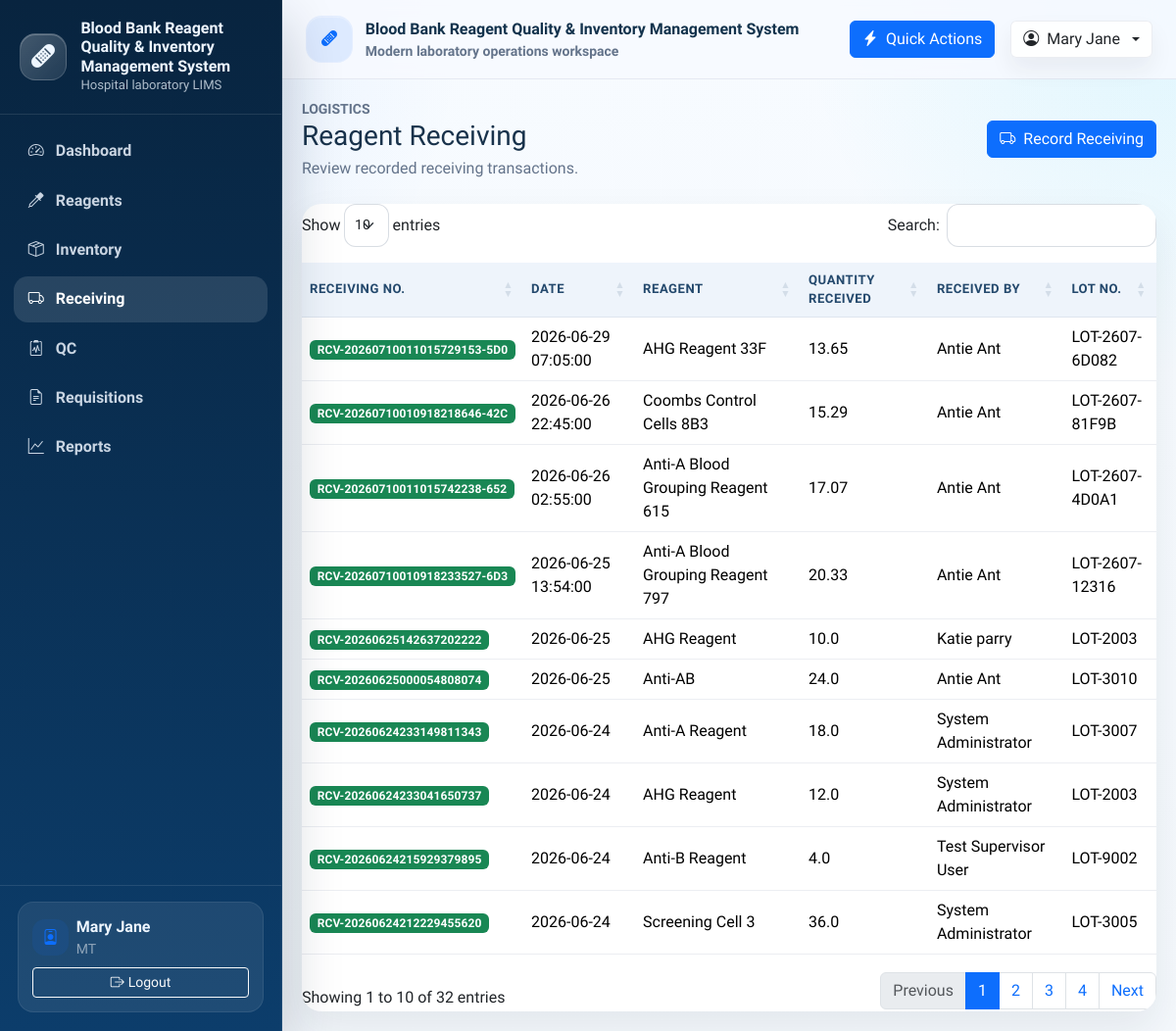
Screenshot of /receiving (signed in) with the database file from the repository.
### tables this page shows
CREATE TABLE User (
    user_id INTEGER PRIMARY KEY AUTOINCREMENT,
    username TEXT NOT NULL UNIQUE,
    password_hash TEXT NOT NULL,
    full_name TEXT NOT NULL,
    email TEXT UNIQUE,
    role TEXT NOT NULL DEFAULT 'staff',
    is_active INTEGER NOT NULL DEFAULT 1 CHECK (is_active IN (0, 1)),
    created_at TEXT NOT NULL DEFAULT CURRENT_TIMESTAMP,
    updated_at TEXT
);

CREATE TABLE Reagent_Receiving (
    receiving_id INTEGER PRIMARY KEY AUTOINCREMENT,
    receiving_number TEXT NOT NULL UNIQUE,
    request_detail_id INTEGER,
    supplier_id INTEGER NOT NULL,
    received_by_user_id INTEGER NOT NULL,
    inventory_id INTEGER,
    reagent_id INTEGER NOT NULL,
    received_date TEXT NOT NULL DEFAULT CURRENT_TIMESTAMP,
    lot_number TEXT NOT NULL,
    expiry_date TEXT,
    quantity_received REAL NOT NULL,
    unit_cost REAL,
    invoice_number TEXT,
    remarks TEXT,
    created_at TEXT NOT NULL DEFAULT CURRENT_TIMESTAMP,
    updated_at TEXT,
    FOREIGN KEY (request_detail_id) REFERENCES Reagent_Request_Detail(request_detail_id)
        ON UPDATE CASCADE
        ON DELETE SET NULL,
    FOREIGN KEY (supplier_id) REFERENCES Supplier(supplier_id)
        ON UPDATE CASCADE
        ON DELETE RESTRICT,
    FOREIGN KEY (received_by_user_id) REFERENCES User(user_id)
        ON UPDATE CASCADE
        ON DELETE RESTRICT,
    FOREIGN KEY (inventory_id) REFERENCES Inventory(inventory_id)
        ON UPDATE CASCADE
        ON DELETE SET NULL,
    FOREIGN KEY (reagent_id) REFERENCES Reagent(reagent_id)
        ON UPDATE CASCADE
        ON DELETE RESTRICT
);

CREATE TABLE Reagent (
    reagent_id INTEGER PRIMARY KEY AUTOINCREMENT,
    reagent_code TEXT NOT NULL UNIQUE,
    reagent_name TEXT NOT NULL,
    supplier_id INTEGER,
    manufacturer TEXT,
    category TEXT,
    unit_of_measure TEXT NOT NULL,
    storage_condition TEXT,
    critical_level INTEGER NOT NULL DEFAULT 0,
    is_active INTEGER NOT NULL DEFAULT 1 CHECK (is_active IN (0, 1)),
    created_at TEXT NOT NULL DEFAULT CURRENT_TIMESTAMP,
    updated_at TEXT, reagent_type TEXT, lot_number TEXT, manufacturer_date TEXT, expiry_date TEXT, supplier TEXT, minimum_level REAL NOT NULL DEFAULT 0,
    FOREIGN KEY (supplier_id) REFERENCES Supplier(supplier_id)
        ON UPDATE CASCADE
        ON DELETE SET NULL
);

### controller.py (the view)
    @app.route("/receiving")
    @login_required
    def receiving_list():
        return view.render_receiving_list(receiving_records=model.list_receiving())

### model.py (called while the page is built)
def get_db_connection():
    connection = sqlite3.connect(DATABASE_PATH)
    connection.row_factory = sqlite3.Row
    return connection

def get_logged_in_user(user_id):
    with get_db_connection() as connection:
        return connection.execute(
            "SELECT user_id, username, full_name, role FROM User WHERE user_id = ?",
            (user_id,),
        ).fetchone()

def list_receiving():
    with get_db_connection() as connection:
        return connection.execute(
            """
            SELECT
                rr.receiving_id, rr.receiving_number, rr.received_date, rr.quantity_received,
                rr.lot_number, rr.expiry_date, rr.invoice_number, rr.remarks,
                r.reagent_name, u.full_name AS received_by_name
            FROM Reagent_Receiving AS rr
            LEFT JOIN Reagent AS r ON r.reagent_id = rr.reagent_id
            LEFT JOIN User AS u ON u.user_id = rr.received_by_user_id
            ORDER BY rr.received_date DESC, rr.receiving_id DESC
            """
        ).fetchall()

### view.py (called while the page is built)
def render_receiving_list(**context):
    return render_template("receiving/list.html", **context)

### templates/receiving/list.html (shortened to what this page needs)
{% extends "base.html" %}
{% import "_macros.html" as ui %}
{% block content %}
<div class="d-flex flex-column flex-md-row justify-content-between align-items-md-center gap-3 mb-4">
  <div>
    <div class="small text-uppercase text-muted fw-semibold">Logistics</div>
    <h1 class="h3 mb-1">Reagent Receiving</h1>
    <p class="text-muted mb-0">Review recorded receiving transactions.</p>
  </div>
  <a class="btn btn-primary" href="{{ url_for('receiving_add') }}"><i class="bi bi-truck me-2"></i>Record Receiving</a>
</div>
<div class="card border-0">
  <div class="card-body p-0 table-wrapper">
    <div class="table-responsive">
      <table class="table table-hover align-middle" data-datatable="true">
        <thead>
          <tr>
            <th>Receiving No.</th>
            <th>Date</th>
            <th>Reagent</th>
            <th>Quantity Received</th>
            <th>Received By</th>
            <th>Lot No.</th>
          </tr>
        </thead>
        <tbody>
          {% for record in receiving_records %}
            <tr>
              <td><span class="badge status-badge status-success">{{ record.receiving_number }}</span></td>
              <td>{{ record.received_date }}</td>
              <td>{{ record.reagent_name or "-" }}</td>
              <td>{{ record.quantity_received }}</td>
              <td>{{ record.received_by_name or "-" }}</td>
              <td>{{ record.lot_number or "-" }}</td>
            </tr>
          {% else %}
            <tr>
              <td colspan="6" class="text-center text-muted py-4">No receiving records found.</td>
            </tr>
          {% endfor %}
        </tbody>
      </table>
    </div>
  </div>
</div>
{% endblock %}

### templates/base.html (shortened to what this page needs)
<!doctype html>
<html lang="en">
<head>
  <link href="https://cdn.jsdelivr.net/npm/bootstrap@5.3.3/dist/css/bootstrap.min.css" rel="stylesheet">
  <link href="https://cdn.jsdelivr.net/npm/bootstrap-icons@1.11.3/font/bootstrap-icons.min.css" rel="stylesheet">
  <link href="https://cdn.datatables.net/1.13.8/css/dataTables.bootstrap5.min.css" rel="stylesheet">
  <link href="https://cdn.datatables.net/buttons/2.4.2/css/buttons.bootstrap5.min.css" rel="stylesheet">
  <link href="{{ url_for('static', filename='css/app.css') }}" rel="stylesheet">
</head>
<body class="app-shell">
  {% include "navbar.html" %}
  <div class="app-main">
    <header class="topbar">
      <div class="topbar-inner container-fluid py-3 px-3 px-lg-4 d-flex align-items-center justify-content-between gap-3">
        <div class="d-flex align-items-center gap-3 min-w-0">
          <div class="topbar-title min-w-0">
            <div class="brand-mark bg-soft-primary">
              <i class="bi bi-bandaid-fill"></i>
            </div>
            <div class="min-w-0">
              <div class="text-truncate">Blood Bank Reagent Quality & Inventory Management System</div>
              <div class="small text-muted">Modern laboratory operations workspace</div>
            </div>
          </div>
        </div>
        <div class="d-flex align-items-center gap-2 gap-lg-3">
          {% if g.user %}
            <button class="btn btn-primary d-none d-md-inline-flex align-items-center gap-2" data-bs-toggle="modal" data-bs-target="#quickActionsModal">
              <i class="bi bi-lightning-charge-fill"></i>
              Quick Actions
            </button>
            <div class="dropdown">
              <button class="btn user-chip dropdown-toggle d-flex align-items-center gap-2" data-bs-toggle="dropdown" aria-expanded="false">
                <i class="bi bi-person-circle"></i>
                <span class="d-none d-md-inline">{{ g.user.full_name or g.user.username }}</span>
              </button>
            </div>
          {% else %}
            <a class="btn btn-outline-primary" href="{{ url_for('login') }}">
              <i class="bi bi-box-arrow-in-right me-1"></i>Login
            </a>
          {% endif %}
        </div>
      </div>
    </header>
    <main class="content">
      {% block content %}{% endblock %}
    </main>
  </div>
  <div class="toast-container position-fixed top-0 end-0 p-3">
  </div>
</body>
</html>

### templates/navbar.html (shortened to what this page needs)
{% set nav_items = [
  ('dashboard', 'Dashboard', 'bi-speedometer2', 'dashboard'),
  ('reagent_list', 'Reagents', 'bi-eyedropper', 'reagent'),
  ('inventory_list', 'Inventory', 'bi-box-seam', 'inventory'),
  ('receiving_list', 'Receiving', 'bi-truck', 'receiving'),
  ('qc_list', 'QC', 'bi-clipboard2-pulse', 'qc'),
  ('request_history', 'Requisitions', 'bi-file-earmark-text', 'request'),
  ('audit_log', 'Audit Log', 'bi-journal-text', 'audit'),
  ('reports', 'Reports', 'bi-graph-up', 'reports'),
] %}
<aside class="sidebar d-none d-lg-flex">
  <div class="sidebar-brand">
    <div class="brand-mark">
      <i class="bi bi-bandaid-fill fs-4"></i>
    </div>
    <div>
      <div class="brand-title">Blood Bank Reagent Quality & Inventory Management System</div>
      <div class="brand-subtitle">Hospital laboratory LIMS</div>
    </div>
  </div>
  <nav class="sidebar-nav nav flex-column">
    <a class="nav-link {% if request.endpoint == 'dashboard' %}active{% endif %}" href="{{ url_for('dashboard') }}">
      <i class="bi bi-speedometer2"></i>
      <span>Dashboard</span>
    </a>
    {% if g.user %}
      {% for endpoint, label, icon, token in nav_items[1:] %}
        {% if endpoint != 'audit_log' or g.user.role in ['SUP', 'ADM'] %}
        <a class="nav-link {% if token in (request.endpoint or '') %}active{% endif %}" href="{{ url_for(endpoint) }}">
          <i class="bi {{ icon }}"></i>
          <span>{{ label }}</span>
        </a>
        {% endif %}
      {% endfor %}
    {% else %}
      <a class="nav-link {% if request.endpoint == 'login' %}active{% endif %}" href="{{ url_for('login') }}">
        <i class="bi bi-box-arrow-in-right"></i>
        <span>Login</span>
      </a>
    {% endif %}
  </nav>
  <div class="sidebar-footer">
    {% if g.user %}
      <div class="sidebar-user">
        <div class="d-flex align-items-center gap-2 mb-2">
          <div class="activity-dot bg-soft-primary">
            <i class="bi bi-person-badge"></i>
          </div>
          <div class="min-w-0">
            <div class="fw-semibold text-truncate">{{ g.user.full_name or g.user.username }}</div>
            <div class="small text-white-50 text-uppercase">{{ g.user.role or 'staff' }}</div>
          </div>
        </div>
        <a class="btn btn-outline-light btn-sm w-100" href="{{ url_for('logout') }}">
          <i class="bi bi-box-arrow-right me-1"></i>Logout
        </a>
      </div>
    {% else %}
      <div class="small text-white-50">
        Public dashboard access is available. Sign in to manage records.
      </div>
    {% endif %}
  </div>
</aside>

### static/css/app.css (style rules this page uses)
:root { --app-sidebar-width: 18rem; --app-bg: #f4f8fc; --app-surface: rgba(255, 255, 255, 0.92); --app-border: rgba(148, 163, 184, 0.18); --app-primary: #0d6efd; --app-primary-deep: #0b4fb3; --app-muted: #64748b; --app-success: #198754; --app-warning: #f0ad4e; --app-danger: #dc3545; --app-low: #fd7e14; --app-neutral: #6c757d; }
html, body { min-height: 100%; }
body { background: radial-gradient(circle at top left, rgba(13, 110, 253, 0.10), transparent 30%), radial-gradient(circle at top right, rgba(13, 202, 240, 0.10), transparent 24%), linear-gradient(180deg, #f7fbff 0%, var(--app-bg) 100%); color: #18324b; font-family: "Source Sans 3", "Segoe UI", "Helvetica Neue", sans-serif; }
.app-shell { min-height: 100vh; }
.sidebar { position: fixed; inset: 0 auto 0 0; width: var(--app-sidebar-width); background: linear-gradient(180deg, #08243f 0%, #0c3d6b 100%); color: #eef6ff; border-right: 1px solid rgba(255, 255, 255, 0.08); box-shadow: 0 24px 56px rgba(11, 31, 54, 0.24); z-index: 1030; display: flex; flex-direction: column; }
.sidebar-brand { display: flex; gap: 0.9rem; align-items: center; padding: 1.2rem 1.25rem; border-bottom: 1px solid rgba(255, 255, 255, 0.1); }
.brand-mark { width: 3rem; height: 3rem; border-radius: 1rem; display: grid; place-items: center; background: linear-gradient(135deg, rgba(255, 255, 255, 0.24), rgba(255, 255, 255, 0.10)); border: 1px solid rgba(255, 255, 255, 0.14); box-shadow: inset 0 1px 0 rgba(255, 255, 255, 0.24); flex: 0 0 auto; }
.brand-title { font-size: 1rem; line-height: 1.2; font-weight: 800; }
.brand-subtitle { font-size: 0.82rem; color: rgba(238, 246, 255, 0.72); }
.sidebar-nav { padding: 0.9rem; gap: 0.25rem; overflow-y: auto; }
.sidebar-nav .nav-link { color: rgba(238, 246, 255, 0.84); border-radius: 0.9rem; padding: 0.7rem 0.9rem; display: flex; align-items: center; gap: 0.75rem; font-weight: 600; }
.sidebar-nav .nav-link:hover, .sidebar-nav .nav-link.active { background: rgba(255, 255, 255, 0.12); color: #fff; }
.sidebar-footer { padding: 1rem 1.1rem 1.2rem; margin-top: auto; border-top: 1px solid rgba(255, 255, 255, 0.1); }
.sidebar-user { background: rgba(255, 255, 255, 0.08); border: 1px solid rgba(255, 255, 255, 0.08); border-radius: 1rem; padding: 0.85rem 0.9rem; }
.app-main { min-height: 100vh; }
@media (min-width: 992px) { .app-main { margin-left: var(--app-sidebar-width); } }
.topbar { position: sticky; top: 0; z-index: 1020; backdrop-filter: blur(14px); background: rgba(247, 250, 255, 0.84); border-bottom: 1px solid var(--app-border); }
.topbar-inner { min-height: 4.75rem; }
.topbar-title { display: flex; align-items: center; gap: 0.8rem; font-weight: 800; color: #12324c; }
.topbar-badge, .user-chip { border: 1px solid var(--app-border); background: rgba(255, 255, 255, 0.86); box-shadow: 0 12px 24px rgba(16, 24, 40, 0.06); }
.content { padding: 1.25rem; }
.card, .table, .modal-content, .offcanvas { border-color: var(--app-border); }
.card { box-shadow: 0 18px 40px rgba(20, 32, 52, 0.08); border-radius: 1.25rem; overflow: hidden; }
.bg-soft-primary { background: rgba(13, 110, 253, 0.10); color: var(--app-primary); }
.status-badge { color: #fff; font-weight: 700; letter-spacing: 0.01em; }
.status-success { background: var(--app-success); }
.table-wrapper { padding: 0; }
.table { margin-bottom: 0; }
.table thead th { background: #eef4fb; color: #24496d; font-size: 0.82rem; text-transform: uppercase; letter-spacing: 0.04em; border-bottom: 1px solid rgba(148, 163, 184, 0.18); }
.table td, .table th { vertical-align: middle; }
.breadcrumb, .text-muted { color: var(--app-muted) !important; }
.toast-container { z-index: 1090; }
.activity-dot { width: 2.3rem; height: 2.3rem; border-radius: 0.8rem; display: grid; place-items: center; }

### rows the page displays
User: user "Mary Jane", user "MT"
Reagent_Receiving: receiving_number "RCV-20260710011015729153-5D0", received_date "2026-06-29 07:05:00", reagent_name "AHG Reagent 33F", quantity_received "13.65", full_name "Antie Ant", lot_number "LOT-2607-6D082"
Reagent_Receiving: receiving_number "RCV-20260710010918218646-42C", received_date "2026-06-26 22:45:00", reagent_name "Coombs Control Cells 8B3", quantity_received "15.29", full_name "Antie Ant", lot_number "LOT-2607-81F9B"
Reagent_Receiving: receiving_number "RCV-20260710011015742238-652", received_date "2026-06-26 02:55:00", reagent_name "Anti-A Blood Grouping Reagent 615", quantity_received "17.07", full_name "Antie Ant", lot_number "LOT-2607-4D0A1"
Reagent_Receiving: receiving_number "RCV-20260710010918233527-6D3", received_date "2026-06-25 13:54:00", reagent_name "Anti-A Blood Grouping Reagent 797", quantity_received "20.33", full_name "Antie Ant", lot_number "LOT-2607-12316"
Reagent_Receiving: receiving_number "RCV-20260625142637202222", received_date "2026-06-25", reagent_name "AHG Reagent", quantity_received "10.0", full_name "Katie parry", lot_number "LOT-2003"
Reagent_Receiving: receiving_number "RCV-20260625000054808074", received_date "2026-06-25", reagent_name "Anti-AB", quantity_received "24.0", full_name "Antie Ant", lot_number "LOT-3010"
Reagent_Receiving: receiving_number "RCV-20260624233149811343", received_date "2026-06-24", reagent_name "Anti-A Reagent", quantity_received "18.0", full_name "System Administrator", lot_number "LOT-3007"
Reagent_Receiving: receiving_number "RCV-20260624233041650737", received_date "2026-06-24", reagent_name "AHG Reagent", quantity_received "12.0", full_name "System Administrator", lot_number "LOT-2003"
Reagent_Receiving: receiving_number "RCV-20260624215929379895", received_date "2026-06-24", reagent_name "Anti-B Reagent", quantity_received "4.0", full_name "Test Supervisor User", lot_number "LOT-9002"
Reagent_Receiving: receiving_number "RCV-20260624212229455620", received_date "2026-06-24", reagent_name "Screening Cell 3", quantity_received "36.0", full_name "System Administrator", lot_number "LOT-3005"

### other values shown
{{ label }} "Reagents" "Inventory" "Receiving" "QC" "Requisitions" "Reports"
